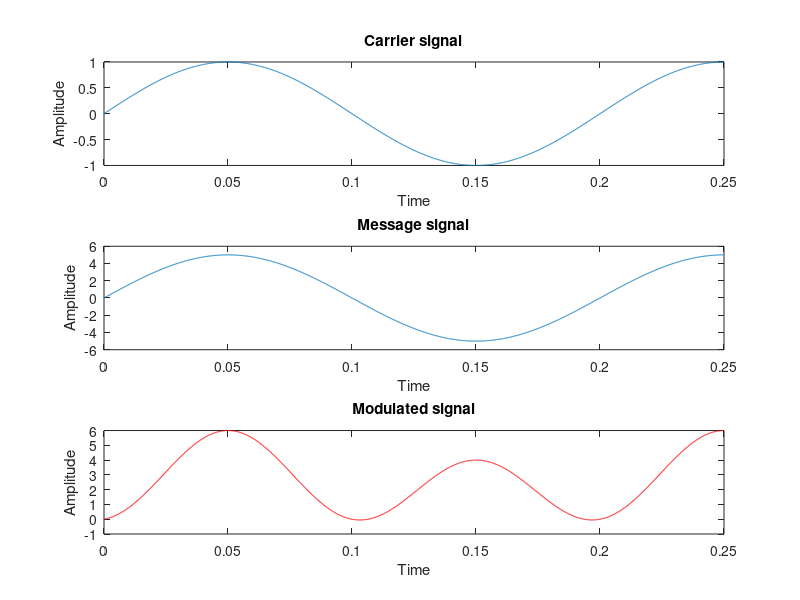

The MATLAB script that drew this image:
%% Inputs to produce AM wave
Ac=1; %Amplitude of Carrier Signal
Am=input('Enter message signal amplitude');
ka=1;% Amplitude Senstivity
m=Am*ka; %Modulation Index
%Fc>>Fm
Fc=input('Enter frequency of carrier wave (in Hz)');
Fm=input('Enter frequency of message wave (in Hz)');
%% Time specifications:
Fs = 8000;              % samples per second
dt = 1/Fs;              % seconds per sample
StopTime = 0.25;        % seconds
t1 = (0:dt:StopTime-dt)';
%% Equations
y1=Ac*sin(2*pi*Fc*t1); %Carrier Signal
y2=Am*sin(2*pi*Fm*t1); %Message Signal
eq=(1+m.*sin(2*pi*Fm*t1)).*(y1); %Amplitude Modulated Signal
%% Plots
subplot(311)
plot(t1,y1)
xlabel('Time')
ylabel('Amplitude')
title('Carrier signal')
subplot(312)
plot(t1,y2)
xlabel('Time')
ylabel('Amplitude')
title('Message signal')
subplot(313)
plot(t1,eq)
plot(t1,eq,'r')
xlabel('Time')
ylabel('Amplitude')
title('Modulated signal')